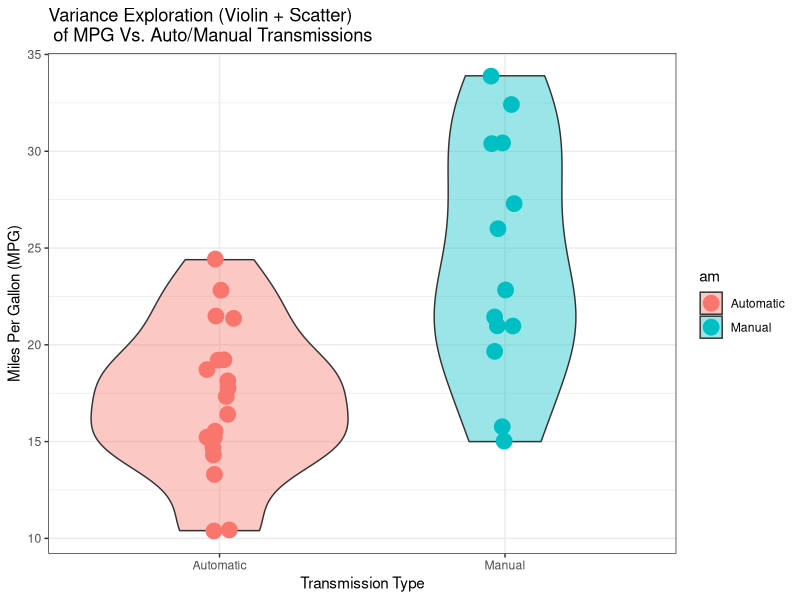
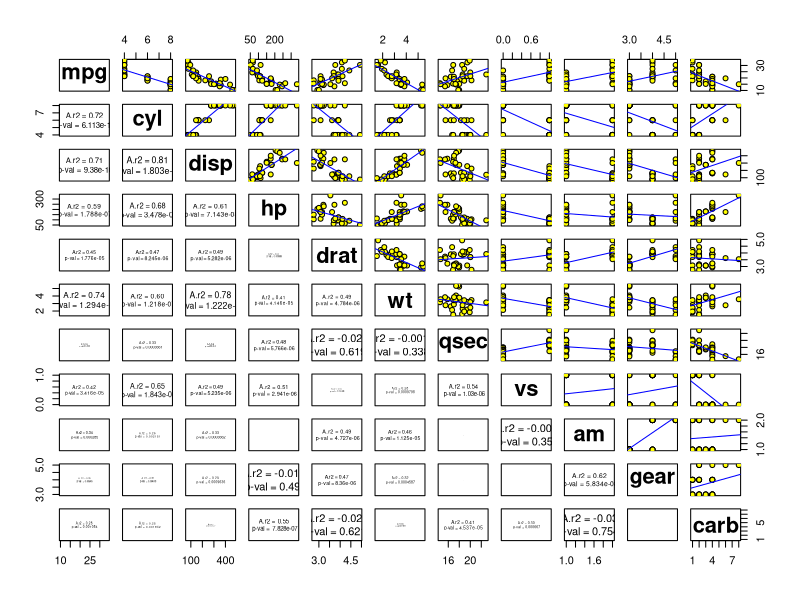
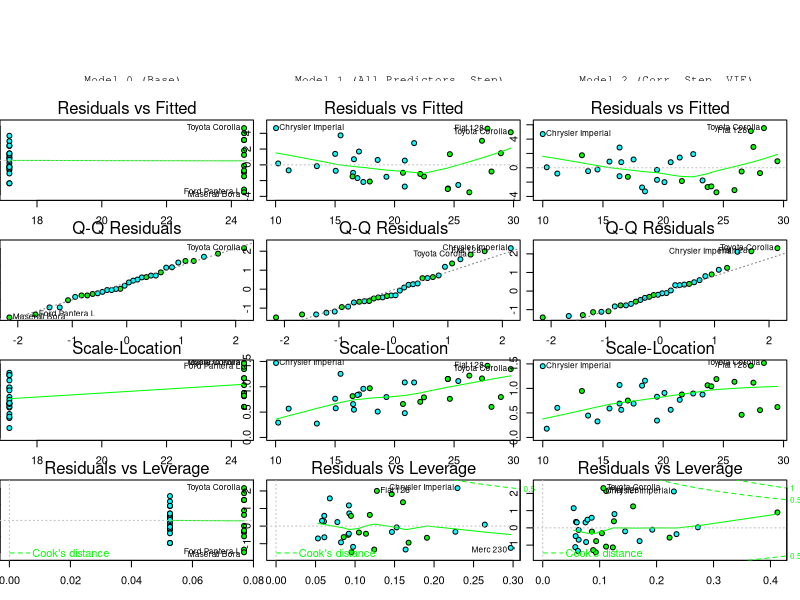

Generate these figures, in order, with R:
## ---- chunk 1
library(knitr)
#library(kfigr)
knitr::opts_chunk$set(echo=FALSE, warning=FALSE, message=FALSE, error=FALSE, highlight=TRUE)
library(datasets)
data("mtcars")
library(car)
library(ggplot2)
library(gplots)
library(scatterplot3d)
mtcars$am <- as.factor(Recode(mtcars$am, "0='Automatic';1='Manual'"))
## ---- chunk 2
model0 <- lm(mpg~am, data=mtcars)
#knitr::kable(summary(model0)$coef)
## ---- chunk 3
model1 <- step(lm(mpg~., data=mtcars), direction="both", trace=FALSE)
## ---- chunk 4
model2.step <- step(lm(mpg~am+wt+cyl+disp+hp+drat, data=mtcars), direction="both", trace=FALSE)
#knitr::kable(coef(model2.step), col.names = 'estimate', caption='Coefficients for Model 2')
## ---- chunk 5
model2 <- lm(mpg~wt+hp+am, data=mtcars)
## ---- chunk 6
temp <- lm(mpg~am, data=mtcars)
temp1 <- update(temp, mpg~am+wt)
temp2 <- update(temp, mpg~am+wt+qsec)
temp3 <- update(temp, mpg~am+wt+hp)

knitr::kable(anova(temp, temp1, temp2), caption='Model 1 ANOVA Test')

#knitr::kable(anova(temp, temp1, temp3), caption='Model 2 ANOVA Test')

rm(list=c('temp','temp1','temp2','temp3'))
## ---- chunk 7
#knitr::kable(which(cooks.distance(model0) > (4/(nrow(mtcars)-3-1)) ), col.names = "Model 0: Cook's Dist.")

#knitr::kable(which(cooks.distance(model1) > (4/(nrow(mtcars)-3-1)) ), #col.names = "Model 1: Cook's Distances of Concern" )

knitr::kable(which(cooks.distance(model2) > (4/(nrow(mtcars)-3-1)) ), col.names = "Model 2: Cook's Distances of Concern" )

# look at each corresponding observation and make a manual determination on whether or not to remove the outliers.
## ---- chunk 8
g1 <- ggplot(data=mtcars, aes(x=am, y=mpg)) + geom_violin(trim = T, aes(fill=am), alpha=.4) + 
        geom_jitter(position = position_jitter(width=.05), size=5, aes(col=am)) +
        labs(title='Variance Exploration (Violin + Scatter) \n of MPG Vs. Auto/Manual Transmissions', 
             x='Transmission Type', y='Miles Per Gallon (MPG)')  + theme_bw()
g1
## ---- chunk 9
# First, I write a function (edited from ?pairs) to display the correlation between response-predictor pairs and it's significance. This function adjusts the font size of the text with the strength of correlation:
panel.cor <- function(x, y, digits = 2, prefix = "", cex.cor, ...)
{
    usr <- par("usr"); on.exit(par(usr))
    par(usr = c(0, 1, 0, 1))
    #r <- abs(cor(y, x))
    r <- signif(summary(lm(y~x))$adj.r.squared, 3)
    r.p <- signif(summary(lm(y~x))$coef[2,4], 4)
    #r.p <- signif(cor.test(y, x, alternative="two.sided", method="pearson")$p.value, 4)
    #p <- round(summary(lm(y~x), data=data.frame(x=x,y=y))$coef[2,4], 4)
    txt <- format(c(r, 0.123456789), digits = digits)[1]
    txt <- paste0(prefix, 'A.r2 = ', txt, '\n p-val = ', r.p)
    if(missing(cex.cor)) cex.cor <- 0.8/strwidth(txt)
    text(0.5, 0.5, txt, cex = cex.cor * r)
}

# function to plot an abline in the pairs plot instead of smoother
panel.line <- function(x, y, digits = 2, prefix = "", cex.cor, ...)
{
        temp.fit <- lm(y~x, data=data.frame(x=x, y=y))
        
        points(x=x, y=y, pch=21, col='black', bg='yellow')
        abline(a=temp.fit$coef[1], b=temp.fit$coef[2], lwd=1, col='blue')
        
}

#all predictors
pairs(mpg~., data=mtcars, upper.panel=panel.line, cex=1,cex.labels=2,font.labels=2, lower.panel=panel.cor)
## ---- chunk 10
#library(gplots)
par(mfcol=c(5,3), mar=(c(3, 0, 0, 1)))
textplot("Model 0 (Base)", cex=1)
palette(c('cyan','green', 'black'))
plot(model0, pch=21, col='black', bg=mtcars$am)

textplot("Model 1 (All Predictors, Step)", cex=1)
palette(c('cyan','green', 'black'))
plot(model1, pch=21, col='black', bg=mtcars$am)

textplot("Model 2 (Corr, Step, VIF)", cex=1)
palette(c('cyan','green', 'black'))
plot(model2, pch=21, col='black', bg=mtcars$am)
